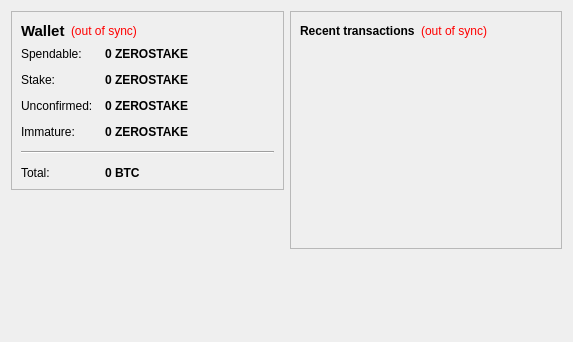
<?xml version="1.0" encoding="UTF-8"?>
<ui version="4.0">
 <class>OverviewPage</class>
 <widget class="QWidget" name="OverviewPage">
  <property name="geometry">
   <rect>
    <x>0</x>
    <y>0</y>
    <width>573</width>
    <height>342</height>
   </rect>
  </property>
  <property name="windowTitle">
   <string>Form</string>
  </property>
  <layout class="QHBoxLayout" name="horizontalLayout" stretch="1,1">
   <item>
    <layout class="QVBoxLayout" name="verticalLayout_2">
     <item>
      <widget class="QFrame" name="frame">
       <property name="frameShape">
        <enum>QFrame::StyledPanel</enum>
       </property>
       <property name="frameShadow">
        <enum>QFrame::Raised</enum>
       </property>
       <layout class="QVBoxLayout" name="verticalLayout_4">
        <item>
         <layout class="QHBoxLayout" name="horizontalLayout_4">
          <item>
           <widget class="QLabel" name="label_5">
            <property name="font">
             <font>
              <pointsize>11</pointsize>
              <weight>75</weight>
              <bold>true</bold>
             </font>
            </property>
            <property name="text">
             <string>Wallet</string>
            </property>
           </widget>
          </item>
          <item>
           <widget class="QLabel" name="labelWalletStatus">
            <property name="toolTip">
             <string>The displayed information may be out of date. Your wallet automatically synchronizes with the ZEROSTAKE network after a connection is established, but this process has not completed yet.</string>
            </property>
            <property name="styleSheet">
             <string notr="true">QLabel { color: red; }</string>
            </property>
            <property name="text">
             <string notr="true">(out of sync)</string>
            </property>
            <property name="alignment">
             <set>Qt::AlignLeading|Qt::AlignLeft|Qt::AlignVCenter</set>
            </property>
           </widget>
          </item>
          <item>
           <spacer name="horizontalSpacer_2">
            <property name="orientation">
             <enum>Qt::Horizontal</enum>
            </property>
            <property name="sizeHint" stdset="0">
             <size>
              <width>40</width>
              <height>20</height>
             </size>
            </property>
           </spacer>
          </item>
         </layout>
        </item>
        <item>
         <layout class="QFormLayout" name="formLayout_2">
          <property name="fieldGrowthPolicy">
           <enum>QFormLayout::AllNonFixedFieldsGrow</enum>
          </property>
          <property name="horizontalSpacing">
           <number>12</number>
          </property>
          <property name="verticalSpacing">
           <number>12</number>
          </property>
          <item row="0" column="0">
           <widget class="QLabel" name="label">
            <property name="text">
             <string>Spendable:</string>
            </property>
           </widget>
          </item>
          <item row="0" column="1">
           <widget class="QLabel" name="labelBalance">
            <property name="font">
             <font>
              <weight>75</weight>
              <bold>true</bold>
             </font>
            </property>
            <property name="cursor">
             <cursorShape>IBeamCursor</cursorShape>
            </property>
            <property name="toolTip">
             <string>Your current spendable balance</string>
            </property>
            <property name="text">
             <string notr="true">0 ZEROSTAKE</string>
            </property>
            <property name="textInteractionFlags">
             <set>Qt::LinksAccessibleByMouse|Qt::TextSelectableByKeyboard|Qt::TextSelectableByMouse</set>
            </property>
           </widget>
          </item>
          <item row="1" column="0">
           <widget class="QLabel" name="label_6">
            <property name="text">
             <string>Stake:</string>
            </property>
           </widget>
          </item>
          <item row="1" column="1">
           <widget class="QLabel" name="labelStake">
            <property name="font">
             <font>
              <weight>75</weight>
              <bold>true</bold>
             </font>
            </property>
            <property name="cursor">
             <cursorShape>IBeamCursor</cursorShape>
            </property>
            <property name="toolTip">
             <string>Total of coins that was staked, and do not yet count toward the current balance</string>
            </property>
            <property name="text">
             <string notr="true">0 ZEROSTAKE</string>
            </property>
            <property name="textInteractionFlags">
             <set>Qt::LinksAccessibleByMouse|Qt::TextSelectableByKeyboard|Qt::TextSelectableByMouse</set>
            </property>
           </widget>
          </item>
          <item row="2" column="0">
           <widget class="QLabel" name="label_3">
            <property name="text">
             <string>Unconfirmed:</string>
            </property>
           </widget>
          </item>
          <item row="2" column="1">
           <widget class="QLabel" name="labelUnconfirmed">
            <property name="font">
             <font>
              <weight>75</weight>
              <bold>true</bold>
             </font>
            </property>
            <property name="cursor">
             <cursorShape>IBeamCursor</cursorShape>
            </property>
            <property name="toolTip">
             <string>Total of transactions that have yet to be confirmed, and do not yet count toward the current balance</string>
            </property>
            <property name="text">
             <string notr="true">0 ZEROSTAKE</string>
            </property>
            <property name="textInteractionFlags">
             <set>Qt::LinksAccessibleByMouse|Qt::TextSelectableByKeyboard|Qt::TextSelectableByMouse</set>
            </property>
           </widget>
          </item>
          <item row="3" column="0">
           <widget class="QLabel" name="labelImmatureText">
            <property name="text">
             <string>Immature:</string>
            </property>
           </widget>
          </item>
          <item row="3" column="1">
           <widget class="QLabel" name="labelImmature">
            <property name="font">
             <font>
              <weight>75</weight>
              <bold>true</bold>
             </font>
            </property>
            <property name="toolTip">
             <string>Mined balance that has not yet matured</string>
            </property>
            <property name="text">
             <string notr="true">0 ZEROSTAKE</string>
            </property>
            <property name="textInteractionFlags">
             <set>Qt::LinksAccessibleByMouse|Qt::TextSelectableByKeyboard|Qt::TextSelectableByMouse</set>
            </property>
           </widget>
          </item>
          <item row="4" column="0" colspan="2">
           <widget class="Line" name="line">
            <property name="orientation">
             <enum>Qt::Horizontal</enum>
            </property>
           </widget>
          </item>
          <item row="5" column="0">
           <widget class="QLabel" name="labelTotalText">
            <property name="text">
             <string>Total:</string>
            </property>
           </widget>
          </item>
          <item row="5" column="1">
           <widget class="QLabel" name="labelTotal">
            <property name="font">
             <font>
              <weight>75</weight>
              <bold>true</bold>
             </font>
            </property>
            <property name="cursor">
             <cursorShape>IBeamCursor</cursorShape>
            </property>
            <property name="toolTip">
             <string>Your current total balance</string>
            </property>
            <property name="text">
             <string notr="true">0 BTC</string>
            </property>
            <property name="textInteractionFlags">
             <set>Qt::LinksAccessibleByMouse|Qt::TextSelectableByKeyboard|Qt::TextSelectableByMouse</set>
            </property>
           </widget>
          </item>
         </layout>
        </item>
       </layout>
      </widget>
     </item>
     <item>
      <spacer name="verticalSpacer">
       <property name="orientation">
        <enum>Qt::Vertical</enum>
       </property>
       <property name="sizeHint" stdset="0">
        <size>
         <width>20</width>
         <height>40</height>
        </size>
       </property>
      </spacer>
     </item>
    </layout>
   </item>
   <item>
    <layout class="QVBoxLayout" name="verticalLayout_3">
     <item>
      <widget class="QFrame" name="frame_2">
       <property name="frameShape">
        <enum>QFrame::StyledPanel</enum>
       </property>
       <property name="frameShadow">
        <enum>QFrame::Raised</enum>
       </property>
       <layout class="QVBoxLayout" name="verticalLayout">
        <item>
         <layout class="QHBoxLayout" name="horizontalLayout_2">
          <item>
           <widget class="QLabel" name="label_4">
            <property name="text">
             <string>&lt;b&gt;Recent transactions&lt;/b&gt;</string>
            </property>
           </widget>
          </item>
          <item>
           <widget class="QLabel" name="labelTransactionsStatus">
            <property name="toolTip">
             <string>The displayed information may be out of date. Your wallet automatically synchronizes with the ZEROSTAKE network after a connection is established, but this process has not completed yet.</string>
            </property>
            <property name="styleSheet">
             <string notr="true">QLabel { color: red; }</string>
            </property>
            <property name="text">
             <string notr="true">(out of sync)</string>
            </property>
            <property name="alignment">
             <set>Qt::AlignRight|Qt::AlignTrailing|Qt::AlignVCenter</set>
            </property>
           </widget>
          </item>
          <item>
           <spacer name="horizontalSpacer">
            <property name="orientation">
             <enum>Qt::Horizontal</enum>
            </property>
            <property name="sizeHint" stdset="0">
             <size>
              <width>40</width>
              <height>20</height>
             </size>
            </property>
           </spacer>
          </item>
         </layout>
        </item>
        <item>
         <widget class="QListView" name="listTransactions">
          <property name="styleSheet">
           <string notr="true">QListView { background: transparent; }</string>
          </property>
          <property name="frameShape">
           <enum>QFrame::NoFrame</enum>
          </property>
          <property name="verticalScrollBarPolicy">
           <enum>Qt::ScrollBarAlwaysOff</enum>
          </property>
          <property name="horizontalScrollBarPolicy">
           <enum>Qt::ScrollBarAlwaysOff</enum>
          </property>
          <property name="selectionMode">
           <enum>QAbstractItemView::NoSelection</enum>
          </property>
         </widget>
        </item>
       </layout>
      </widget>
     </item>
     <item>
      <spacer name="verticalSpacer_2">
       <property name="orientation">
        <enum>Qt::Vertical</enum>
       </property>
       <property name="sizeHint" stdset="0">
        <size>
         <width>20</width>
         <height>40</height>
        </size>
       </property>
      </spacer>
     </item>
    </layout>
   </item>
  </layout>
 </widget>
 <resources/>
 <connections/>
</ui>
